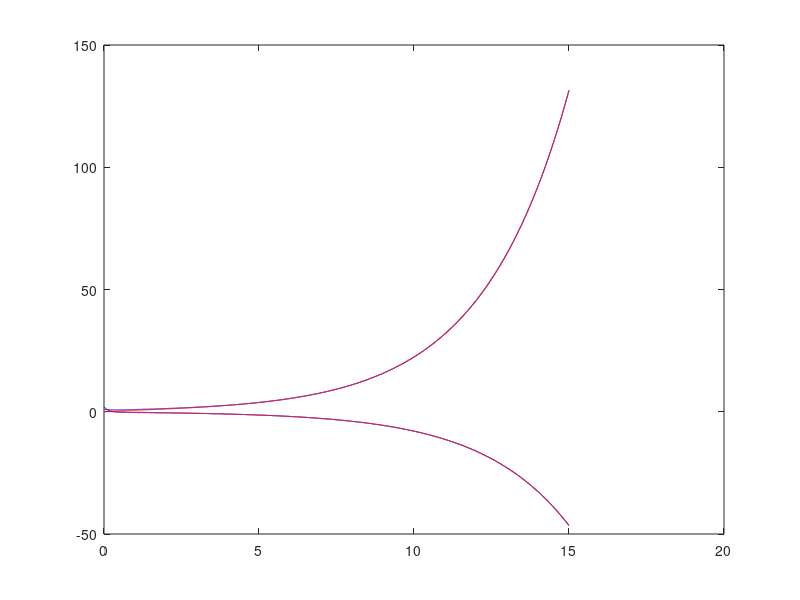
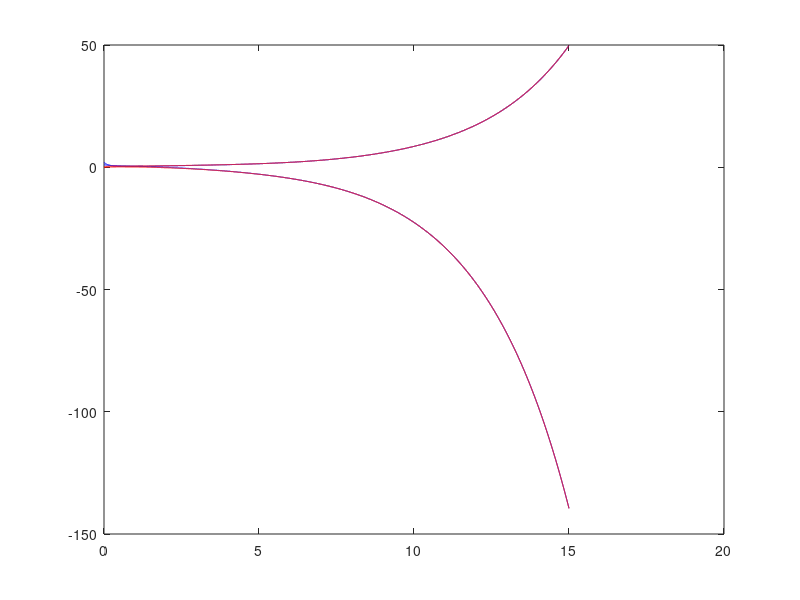
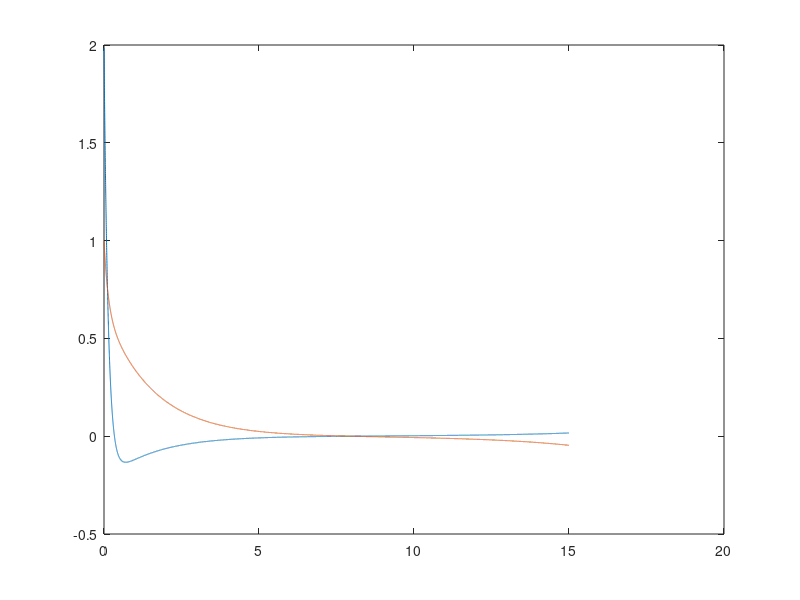
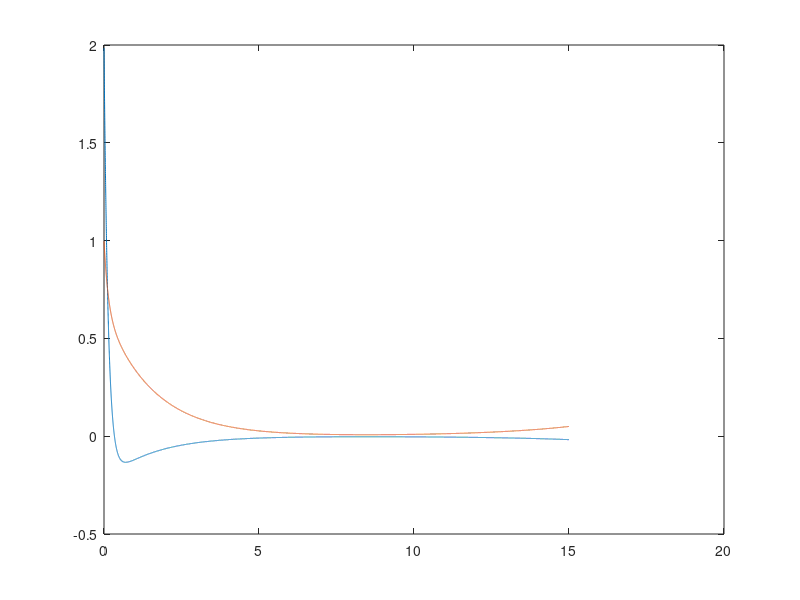

Recreate these plots in MATLAB, in order.
close all; clear all;clc;
zeta = 2;
wn = 1.5;
dt = .001;
A = [-2*zeta*wn -wn^2;
     -1 0];
 
B = [1;0];

x = [2;
     1];

xhat = [0;
        0];

%% Part A
u = 0;
xhist = [];
xhathist = [];
ehist = [];
L = 1.0*eye(2);
for t=0:dt:15
    xdot = A*x + B*u;
    x = x +xdot*dt;
    xhist = [xhist,x];
    
    xhatdot = A*xhat + B*u + L*(x-xhat);
    xhat = xhat + xhatdot*dt;
    xhathist = [xhathist, xhat];
    
    ehist = [ehist, x-xhat];
end
t=0:dt:15;
figure(1)
plot(t,xhist,'b')
hold on
plot(t,xhathist,'r')

figure(3)
plot(t,ehist)

eig(A-L)

%% Part B
x = [2;
     1];
xhat = [0;
        0];
xhist = [];
xhathist = [];
ehist = [];
L = 1.0*eye(2);
for t=0:dt:15
    u = 3 + .5*sin(.75*t);
    xdot = A*x + B*u;
    x = x +xdot*dt;
    xhist = [xhist,x];
    
    xhatdot = A*xhat + B*u + L*(x-xhat);
    xhat = xhat + xhatdot*dt;
    xhathist = [xhathist, xhat];
    
    ehist = [ehist, x-xhat];    
end
t=0:dt:15;
figure(2)
plot(t,xhist,'b')
hold on
plot(t,xhathist,'r')

figure(4)
plot(t,ehist)

%% Part C

% The input doesn't seem to affect the estimation much. Probably because my
% model for B is perfect and I am able to measure state perfectly as well.